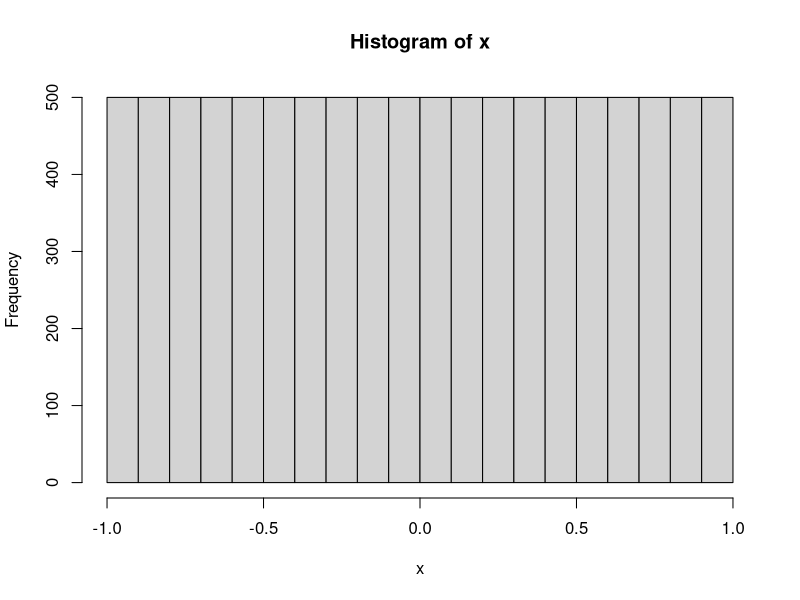
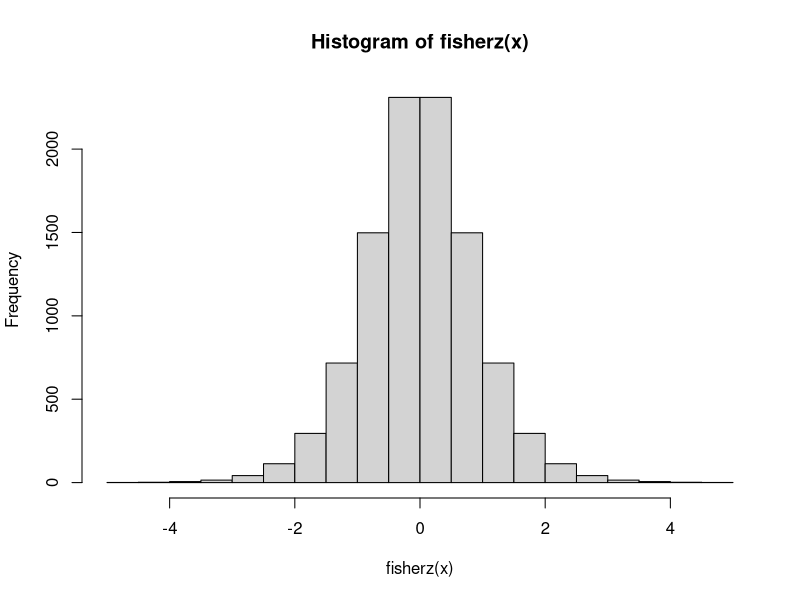
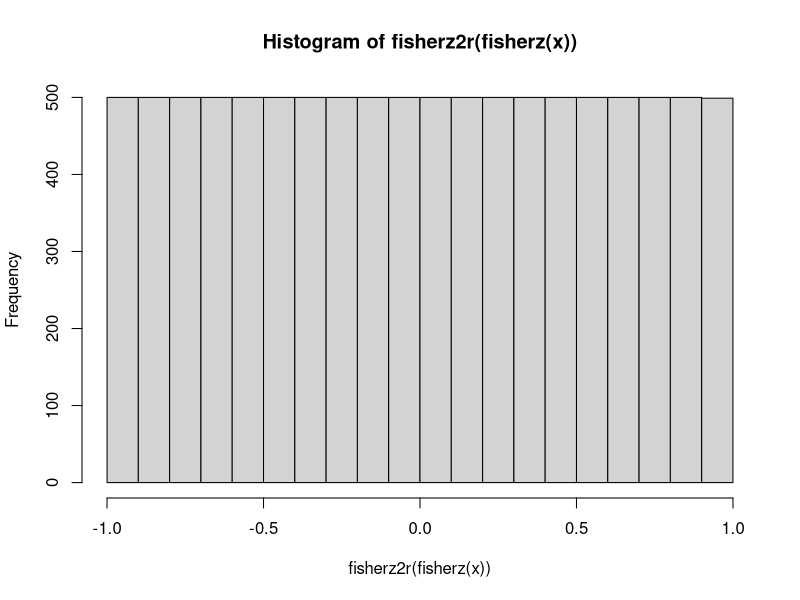
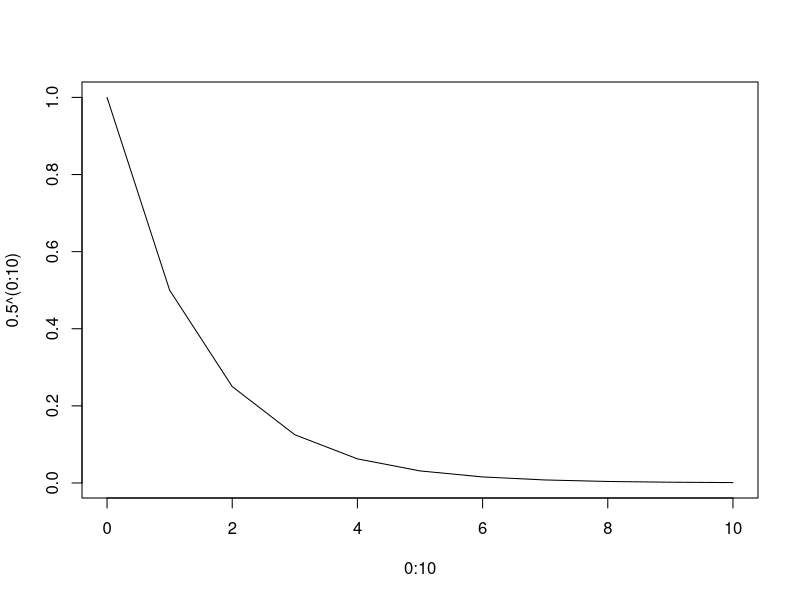
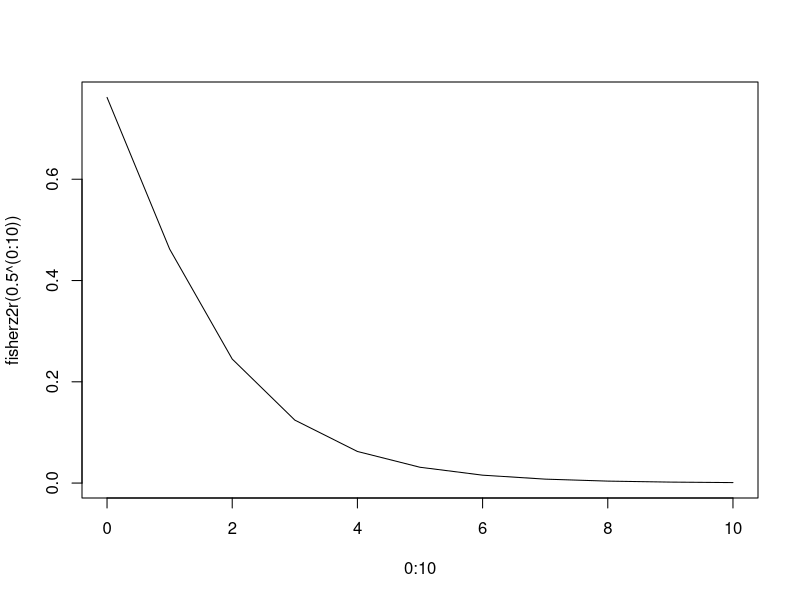

Write the R code that produced these figures, in order.

require(psych)

n <- 10000

x <- seq(-1,1,length=n)

hist(x)

hist(fisherz(x))

hist(fisherz2r(fisherz(x)))

plot(0:10, 0.5^(0:10), type="l")

plot(0:10, fisherz2r(0.5^(0:10)), type="l")
